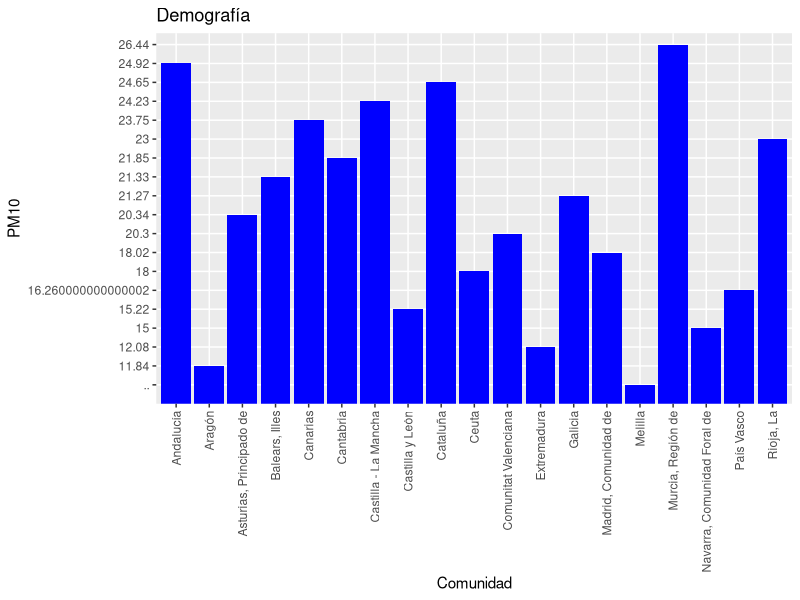
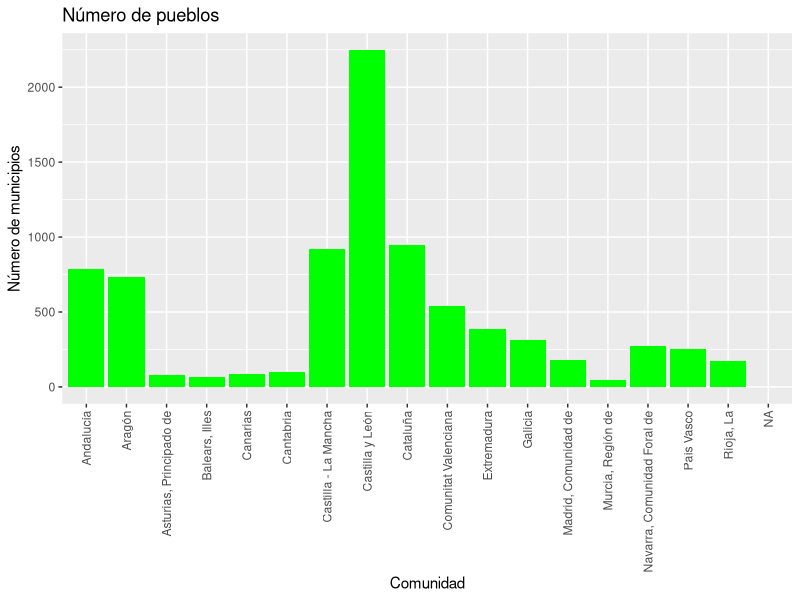
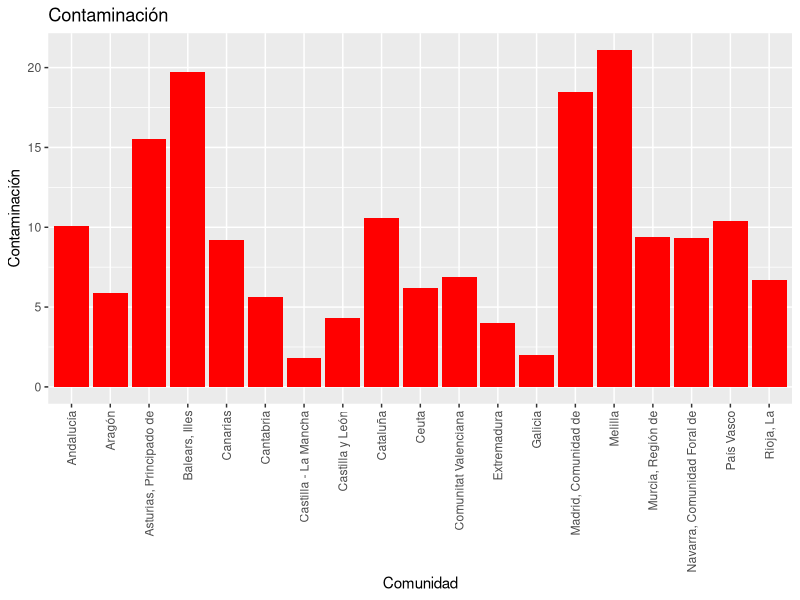
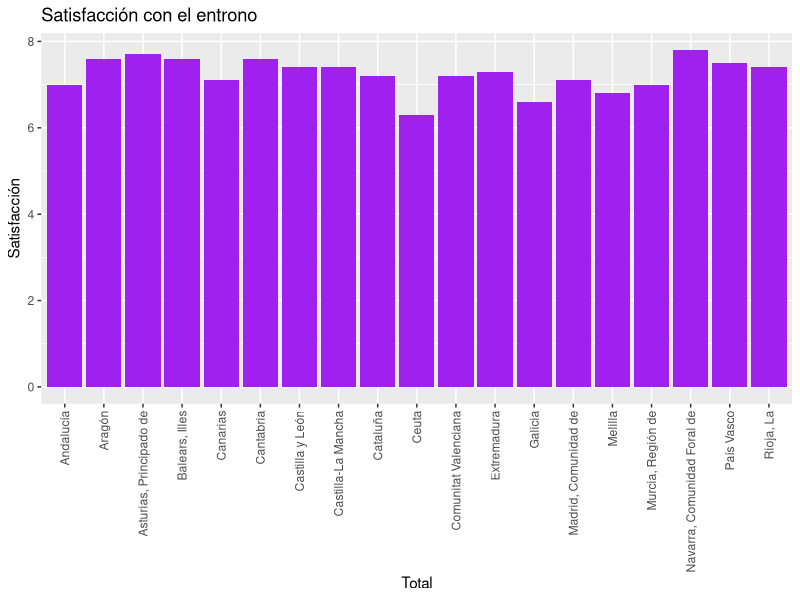
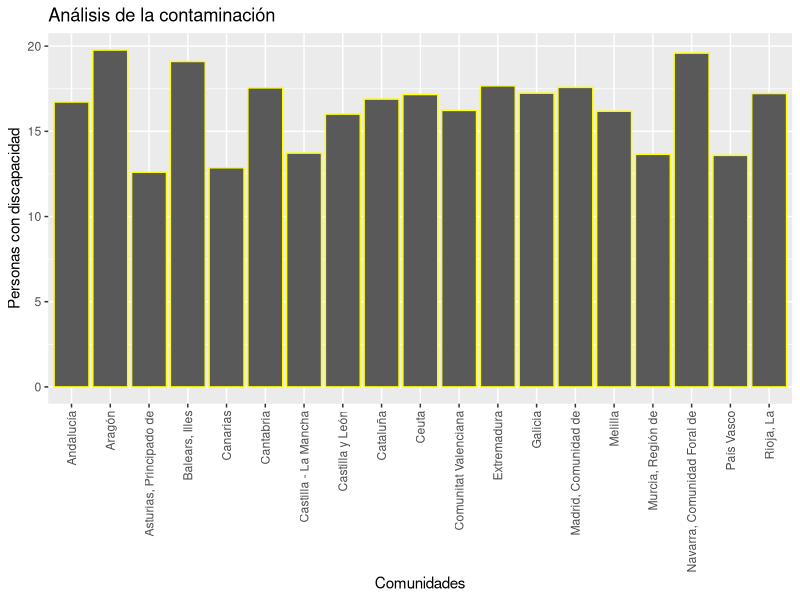
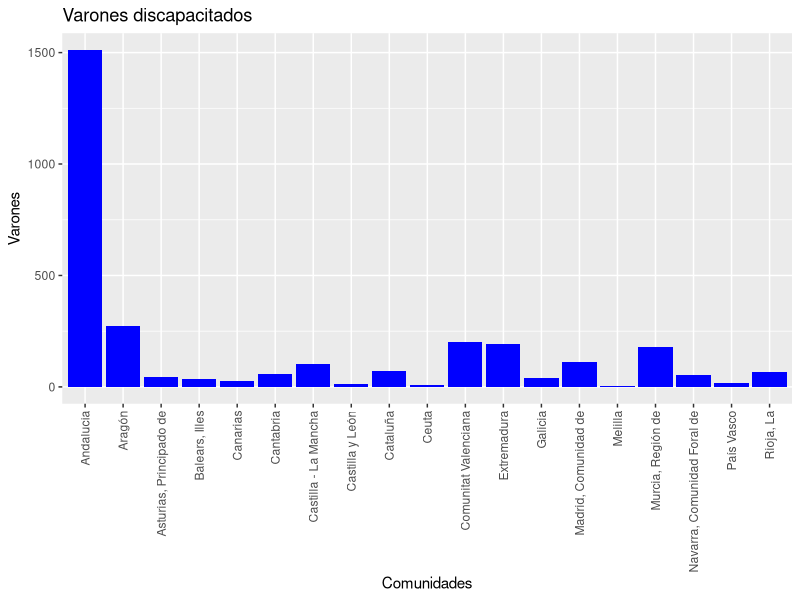
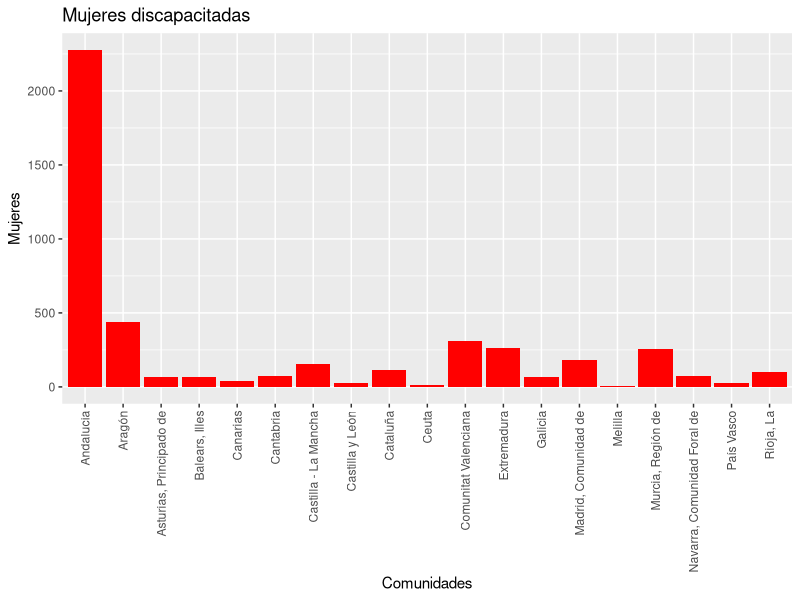
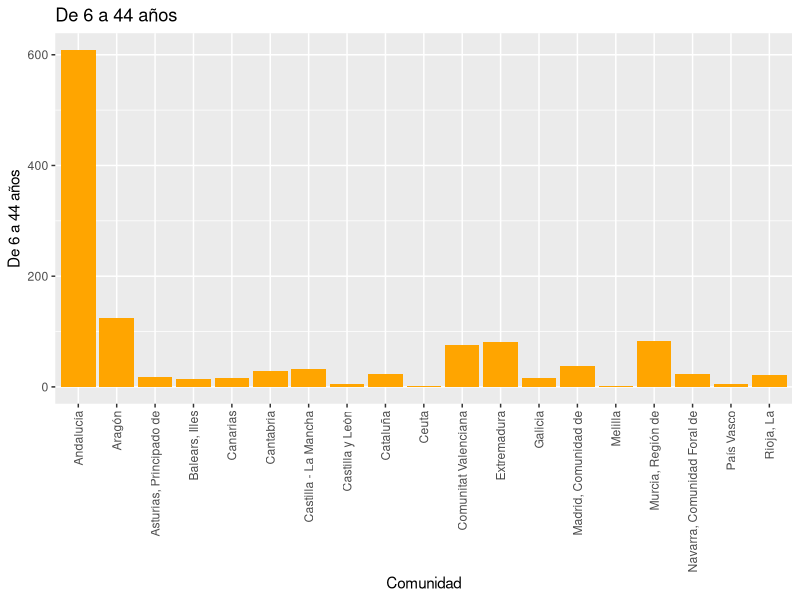

Source code (R) for these figures, in order: (Note: this script raises an error after producing the figures.)
## ---- chunk 1

library(readxl)

Demografia <- read_excel("DATA/Demografia.xlsx")

View(Demografia)

## ---- chunk 2
dim(Demografia)

class(Demografia)

## ---- chunk 3
dim(Demografia)

class(Demografia)
## ---- chunk 4
make.names(Demografia)

Demografia$PM10

is.double(Demografia$PM10)

typeof(Demografia$PM10)

Demografia <- dplyr::rename(.data = Demografia, Comunidad = `Total*`)

Demografia
## ---- chunk 5
as.double(Demografia$PM10)

typeof(as.double(Demografia$PM10))
## ---- chunk 6
mean(as.double(Demografia$PM10), na.rm = TRUE) 
## ---- chunk 7
median(as.double(Demografia$PM10), na.rm = TRUE)

## ---- chunk 8
Demografia$Comunidad[Demografia$PM10 == min(as.double(Demografia$PM10), na.rm = TRUE)]
## ---- chunk 9
Demografia$Comunidad[Demografia$PM10 == max(as.double(Demografia$PM10), na.rm = TRUE)]
## ---- chunk 10
summary(as.double(Demografia$PM10), na.rm = TRUE)
## ---- chunk 11
library(tidyverse)
library(ggplot2)

ggplot(data = Demografia, aes(x = `Comunidad`, y = `PM10`)) +  geom_bar(stat="identity", position="stack", fill="blue", show.legend = TRUE) + ggtitle("Demografía")+ theme(axis.text.x = element_text(angle = 90, vjust = 0.5, hjust=1))
## ---- chunk 12
library(readxl)

Pueblos <- read_excel("DATA/Pueblos.xlsx")

View(Pueblos)

dim(Pueblos)

class(Pueblos)
## ---- chunk 13
Pueblos <- dplyr::rename(.data = Pueblos, Comunidad = `Comunidades Autónomas`)

Pueblos

make.names(Pueblos)

Pueblos[,2]

typeof(Pueblos$`Número de municipios`)

typeof(Pueblos$`Número de municipios`)

summary(as.integer(Pueblos$`Número de municipios`), na.rm = TRUE)

ggplot(data = Pueblos, aes(x = `Comunidad`, y = `Número de municipios`)) +  geom_bar(stat="identity", position="stack", fill="green", show.legend = TRUE) + ggtitle("Número de pueblos")+ theme(axis.text.x = element_text(angle = 90, vjust = 0.5, hjust=1))
## ---- chunk 14
DemPueblos <- full_join(x = Demografia, y = Pueblos, by = c("Comunidad"))

DemPueblos
## ---- chunk 15
library(readxl)

Contaminacion <- read_excel("DATA/Contaminacion.xlsx")

View(Contaminacion)
## ---- chunk 16

dim(Contaminacion)

class(Contaminacion)
## ---- chunk 17

make.names(Contaminacion)

Contaminacion$`Contaminación`

is.double(Contaminacion$`Contaminación`)
## ---- chunk 18
mean(as.double(Contaminacion$`Contaminación`), na.rm = TRUE) 
## ---- chunk 19
median(as.double(Contaminacion$`Contaminación`), na.rm = TRUE)

## ---- chunk 20
Contaminacion$`Comunidad`[Contaminacion$`Contaminación` == min(as.double(Contaminacion$`Contaminación`), na.rm = TRUE)]
## ---- chunk 21
Contaminacion$`Comunidad`[Contaminacion$`Contaminación` == max(as.double(Contaminacion$`Contaminación`), na.rm = TRUE)]
## ---- chunk 22
summary(as.double(Contaminacion$`Contaminación`), na.rm = TRUE)

## ---- chunk 23
Contaminacion$`Contaminación`[Contaminacion$`Comunidad` == "Castilla y León"]

## ---- chunk 24
    Contaminacion$`Contaminación`[Contaminacion$`Comunidad` == "Aragón"]

## ---- chunk 25
    Contaminacion$`Contaminación`[Contaminacion$`Comunidad` == "Murcia, Región de"]

## ---- chunk 26
    Contaminacion$`Contaminación`[Contaminacion$`Comunidad` == "Madrid, Comunidad de"]

## ---- chunk 27
ggplot(data = Contaminacion, aes(x = `Comunidad`, y = `Contaminación`)) +  geom_bar(stat="identity", position="stack", fill="red", show.legend = TRUE) + ggtitle("Contaminación") + theme(axis.text.x = element_text(angle = 90, vjust = 0.5, hjust=1))
## ---- chunk 28
library(readxl)

Satisfacción_con_el_entorno <- read_excel("DATA/Satisfaccion.xlsx")

View(Satisfacción_con_el_entorno)
## ---- chunk 29

dim(Satisfacción_con_el_entorno)

class(Satisfacción_con_el_entorno)
## ---- chunk 30
make.names(Satisfacción_con_el_entorno)

Satisfacción_con_el_entorno$Satisfacción

is.double(Satisfacción_con_el_entorno$Satisfacción)

typeof(Satisfacción_con_el_entorno$Satisfacción)
## ---- chunk 31
mean(as.double(Satisfacción_con_el_entorno$Satisfacción), na.rm = TRUE)

## ---- chunk 32
median(as.double(Satisfacción_con_el_entorno$Satisfacción), na.rm = TRUE) 
## ---- chunk 33
Satisfacción_con_el_entorno$`Total`[Satisfacción_con_el_entorno$Satisfacción == min(as.double(Satisfacción_con_el_entorno$Satisfacción), na.rm = TRUE)]

## ---- chunk 34
Satisfacción_con_el_entorno$`Total`[Satisfacción_con_el_entorno$Satisfacción == max(as.double(Satisfacción_con_el_entorno$Satisfacción), na.rm = TRUE)]

## ---- chunk 35
summary(as.double(Satisfacción_con_el_entorno$Satisfacción), na.rm = TRUE)

## ---- chunk 36
    Satisfacción_con_el_entorno$`Satisfacción`[Satisfacción_con_el_entorno$`Total` == "Castilla y León"]
## ---- chunk 37
    Satisfacción_con_el_entorno$`Satisfacción`[Satisfacción_con_el_entorno$`Total` == "Aragón"]
## ---- chunk 38
    Satisfacción_con_el_entorno$`Satisfacción`[Satisfacción_con_el_entorno$`Total` == "Murcia, Región de"]
## ---- chunk 39
    Satisfacción_con_el_entorno$`Satisfacción`[Satisfacción_con_el_entorno$`Total` == "Madrid, Comunidad de"]
## ---- chunk 40
library(tidyverse)
ggplot(data = Satisfacción_con_el_entorno, aes(x = `Total`, y = `Satisfacción`)) +  geom_bar(stat="identity", position="stack", fill="purple") + ggtitle("Satisfacción con el entrono") + theme(axis.text.x = element_text(angle = 90, vjust = 0.5, hjust=1))
## ---- chunk 41
library(readxl)

Discapacitados <- read_excel("DATA/Proporcion discapacitados.xlsx")

View(Discapacitados)
## ---- chunk 42

dim(Discapacitados)

class(Discapacitados)

## ---- chunk 43

make.names(Discapacitados)

Discapacitados$`Personas con discapacidad`

is.double(Discapacitados$`Personas con discapacidad`)

typeof(Discapacitados$`Personas con discapacidad`)

## ---- chunk 44
mean(Discapacitados$`Personas con discapacidad`, na.rm = TRUE) 

## ---- chunk 45
median(Discapacitados$`Personas con discapacidad`, na.rm = TRUE)

## ---- chunk 46
Discapacitados$`Comunidades`[Discapacitados$`Personas con discapacidad` == min(Discapacitados$`Personas con discapacidad`, na.rm = TRUE)]

## ---- chunk 47
Discapacitados$`Comunidades`[Discapacitados$`Personas con discapacidad` == max(Discapacitados$`Personas con discapacidad`, na.rm = TRUE)]

## ---- chunk 48
summary(Discapacitados$`Personas con discapacidad`, na.rm = TRUE)

## ---- chunk 49
Discapacitados$`Personas con discapacidad`[Discapacitados$`Comunidades`== "Castilla y León"]

## ---- chunk 50
Discapacitados$`Personas con discapacidad`[Discapacitados$`Comunidades`== "Aragón"]

## ---- chunk 51
Discapacitados$`Personas con discapacidad`[Discapacitados$`Comunidades`== "Murcia, Región de"]

## ---- chunk 52
Discapacitados$`Personas con discapacidad`[Discapacitados$`Comunidades`== "Madrid, Comunidad de"]

## ---- chunk 53
library(tidyverse)

ggplot(data = Discapacitados, aes(x = `Comunidades`, y = `Personas con discapacidad`)) +  geom_bar(stat="identity", position="stack", colour="yellow", show.legend = TRUE) + ggtitle("Análisis de la contaminación") + theme(axis.text.x = element_text(angle = 90, vjust = 0.5, hjust=1))
## ---- chunk 54
library(readxl)

DiscSexo <- read_excel("DATA/Discapacidad por sexo.xlsx")

View(DiscSexo)

## ---- chunk 55

dim(DiscSexo)

class(DiscSexo)

## ---- chunk 56

make.names(DiscSexo)

DiscSexo$`Varones`

DiscSexo$`Mujeres`

is.double(DiscSexo$`Varones`)

typeof(DiscSexo$`Varones`)

## ---- chunk 57
mean(DiscSexo$`Varones`, na.rm = TRUE) 

mean(DiscSexo$`Mujeres`, na.rm = TRUE) 

## ---- chunk 58
median(DiscSexo$`Varones`, na.rm = TRUE)

median(DiscSexo$`Mujeres`, na.rm = TRUE)

## ---- chunk 59
DiscSexo$`Comunidades`[DiscSexo$`Varones` == min(DiscSexo$`Varones`, na.rm = TRUE)]

DiscSexo$`Comunidades`[DiscSexo$`Mujeres` == min(DiscSexo$`Mujeres`, na.rm = TRUE)]

## ---- chunk 60
DiscSexo$`Comunidades`[DiscSexo$`Varones` == max(DiscSexo$`Varones`, na.rm = TRUE)]

DiscSexo$`Comunidades`[DiscSexo$`Mujeres` == max(DiscSexo$`Mujeres`, na.rm = TRUE)]

## ---- chunk 61
summary(DiscSexo$`Varones`, na.rm = TRUE)

summary(DiscSexo$`Mujeres`, na.rm = TRUE)

## ---- chunk 62
library(tidyverse)

ggplot(data = DiscSexo, aes(x = `Comunidades`, y = `Varones`)) +  geom_bar(stat="identity", position="stack", fill="blue", show.legend = TRUE) + ggtitle("Varones discapacitados") + theme(axis.text.x = element_text(angle = 90, vjust = 0.5, hjust=1))

ggplot(data = DiscSexo, aes(x = `Comunidades`, y = `Mujeres`)) +  geom_bar(stat="identity", position="stack", fill="red", show.legend = TRUE) + ggtitle("Mujeres discapacitadas") + theme(axis.text.x = element_text(angle = 90, vjust = 0.5, hjust=1))

## ---- chunk 63
library(readxl)

DiscEdad <- read_excel("DATA/Discapacidad por edad.xlsx")

View(DiscEdad)

## ---- chunk 64
dim(DiscEdad)

class(DiscEdad)

## ---- chunk 65
make.names(DiscEdad)

DiscEdad$`De 6 a 44 años`

is.double(DiscEdad$`De 6 a 44 años`)

typeof(DiscEdad$`De 6 a 44 años`)

DiscEdad <- dplyr::rename(.data = DiscEdad, Comunidad =`...1`)

DiscEdad

## ---- chunk 66
summary(DiscEdad, na.rm = TRUE)

## ---- chunk 67
library(tidyverse)

ggplot(data = DiscEdad, aes(x = Comunidad, y = `De 6 a 44 años`)) +  geom_bar(stat="identity", position="stack", fill="orange", show.legend = TRUE) + ggtitle("De 6 a 44 años") + theme(axis.text.x = element_text(angle = 90, vjust = 0.5, hjust=1))

ggplot(data = DiscEdad, aes(x = Comunidad, y = `De 45 a 64 años`)) +  geom_bar(stat="identity", position="stack", fill="blue", show.legend = TRUE) + ggtitle("De 45 a 64 años") + theme(axis.text.x = element_text(angle = 90, vjust = 0.5, hjust=1))

ggplot(data = DiscEdad, aes(x = Comunidad, y = `De 65 a 79 años`)) +  geom_bar(stat="identity", position="stack", fill="yellow", show.legend = TRUE) + ggtitle("De 65 a 79 años") + theme(axis.text.x = element_text(angle = 90, vjust = 0.5, hjust=1))

ggplot(data = DiscEdad, aes(x = Comunidad, y = `De 80 a 84 años`)) +  geom_bar(stat="identity", position="stack", fill="red", show.legend = TRUE) + ggtitle("De 80 a 84 años") + theme(axis.text.x = element_text(angle = 90, vjust = 0.5, hjust=1))

ggplot(data = DiscEdad, aes(x = Comunidad, y = `De 85 a 89 años`)) +  geom_bar(stat="identity", position="stack", fill="pink", show.legend = TRUE) + ggtitle("De 85 a 89 año") + theme(axis.text.x = element_text(angle = 90, vjust = 0.5, hjust=1))

ggplot(data = DiscEdad, aes(x = Comunidad, y = `Más de 90 años`)) +  geom_bar(stat="identity", position="stack", fill="purple", show.legend = TRUE) + ggtitle("Más de 90 años") + theme(axis.text.x = element_text(angle = 90, vjust = 0.5, hjust=1))

## ---- chunk 68
library(readxl)

Discapacidad_y_Autonomia_personal <- read_excel("DATA/Discapacidad y Autonomia personal.xlsx")

View(Discapacidad_y_Autonomia_personal)

## ---- chunk 69
dim(Discapacidad_y_Autonomia_personal)

class(Discapacidad_y_Autonomia_personal)

## ---- chunk 70
make.names(Discapacidad_y_Autonomia_personal)

Discapacidad_y_Autonomia_personal$`Supervivencia a la edad`

is.double(Discapacidad_y_Autonomia_personal$`Supervivencia a la edad`)

typeof(Discapacidad_y_Autonomia_personal$`Supervivencia a la edad`)

## ---- chunk 71
summary(Discapacidad_y_Autonomia_personal, na.rm = TRUE)

## ---- chunk 72
summary(Discapacidad_y_Autonomia_personal$`Supervivencia a la edad`, na.rm = TRUE)

Discapacidad_y_Autonomia_personal$`Comunidad`[Discapacidad_y_Autonomia_personal$`Supervivencia a la edad` == min(Discapacidad_y_Autonomia_personal$`Supervivencia a la edad`, na.rm = TRUE)]

Discapacidad_y_Autonomia_personal$`Comunidad`[Discapacidad_y_Autonomia_personal$`Supervivencia a la edad` == max(Discapacidad_y_Autonomia_personal$`Supervivencia a la edad`, na.rm = TRUE)]

library(tidyverse)
ggplot(data = Discapacidad_y_Autonomia_personal, aes(x = `Comunidad`, y = `Supervivencia a la edad`)) +  geom_bar(stat="identity", position="stack", fill="green") + ggtitle("Esperanza de vida") + theme(axis.text.x = element_text(angle = 90, vjust = 0.5, hjust=1))

## ---- chunk 73
summary(Discapacidad_y_Autonomia_personal$`Tasa de enfermedad crónica`, na.rm = TRUE)

Discapacidad_y_Autonomia_personal$`Comunidad`[Discapacidad_y_Autonomia_personal$`Tasa de enfermedad crónica` == min(Discapacidad_y_Autonomia_personal$`Tasa de enfermedad crónica`, na.rm = TRUE)]

Discapacidad_y_Autonomia_personal$`Comunidad`[Discapacidad_y_Autonomia_personal$`Tasa de enfermedad crónica` == max(Discapacidad_y_Autonomia_personal$`Tasa de enfermedad crónica`, na.rm = TRUE)]

library(tidyverse)
ggplot(data = Discapacidad_y_Autonomia_personal, aes(x = `Comunidad`, y = `Tasa de enfermedad crónica`)) +  geom_bar(stat="identity", position="stack", fill="red") + ggtitle("Tasa de enfermedad crónica") + theme(axis.text.x = element_text(angle = 90, vjust = 0.5, hjust=1))

## ---- chunk 74
summary(Discapacidad_y_Autonomia_personal$`Tasa de mala salud percibida`, na.rm = TRUE)

Discapacidad_y_Autonomia_personal$`Comunidad`[Discapacidad_y_Autonomia_personal$`Tasa de mala salud percibida` == min(Discapacidad_y_Autonomia_personal$`Tasa de mala salud percibida`, na.rm = TRUE)]

Discapacidad_y_Autonomia_personal$`Comunidad`[Discapacidad_y_Autonomia_personal$`Tasa de mala salud percibida` == max(Discapacidad_y_Autonomia_personal$`Tasa de mala salud percibida`, na.rm = TRUE)]

library(tidyverse)
ggplot(data = Discapacidad_y_Autonomia_personal, aes(x = `Comunidad`, y = `Tasa de mala salud percibida`)) +  geom_bar(stat="identity", position="stack", fill="pink") + ggtitle("Tasa de mala salud percibida") + theme(axis.text.x = element_text(angle = 90, vjust = 0.5, hjust=1))

## ---- chunk 75
summary(Discapacidad_y_Autonomia_personal$`Tasa de discapacidad`, na.rm = TRUE)

Discapacidad_y_Autonomia_personal$`Comunidad`[Discapacidad_y_Autonomia_personal$`Tasa de discapacidad` == min(Discapacidad_y_Autonomia_personal$`Tasa de discapacidad`, na.rm = TRUE)]

Discapacidad_y_Autonomia_personal$`Comunidad`[Discapacidad_y_Autonomia_personal$`Tasa de discapacidad` == max(Discapacidad_y_Autonomia_personal$`Tasa de discapacidad`, na.rm = TRUE)]

library(tidyverse)
ggplot(data = Discapacidad_y_Autonomia_personal, aes(x = `Comunidad`, y = `Tasa de discapacidad`)) +  geom_bar(stat="identity", position="stack", fill="orange") + ggtitle("Tasa de discapacidad") + theme(axis.text.x = element_text(angle = 90, vjust = 0.5, hjust=1))

## ---- chunk 76
Discapacitados %>%
  full_join(x = ., y = Discapacidad_y_Autonomia_personal %>%
              select(`Comunidad`, `Tasa de discapacidad`), 
            by = c("Comunidades" = "Comunidad"))
## ---- chunk 77
summary(Discapacidad_y_Autonomia_personal$`Tasa de discapacidad severa`, na.rm = TRUE)

Discapacidad_y_Autonomia_personal$`Comunidad`[Discapacidad_y_Autonomia_personal$`Tasa de discapacidad severa` == min(Discapacidad_y_Autonomia_personal$`Tasa de discapacidad severa`, na.rm = TRUE)]

Discapacidad_y_Autonomia_personal$`Comunidad`[Discapacidad_y_Autonomia_personal$`Tasa de discapacidad severa` == max(Discapacidad_y_Autonomia_personal$`Tasa de discapacidad severa`, na.rm = TRUE)]

library(tidyverse)
ggplot(data = Discapacidad_y_Autonomia_personal, aes(x = `Comunidad`, y = `Tasa de discapacidad severa`)) +  geom_bar(stat="identity", position="stack", fill="grey") + ggtitle("Tasa de discapacidad severa") + theme(axis.text.x = element_text(angle = 90, vjust = 0.5, hjust=1))

## ---- chunk 78
summary(Discapacidad_y_Autonomia_personal$`Tasa de discapacidad de los que necesitan ayudas`, na.rm = TRUE)

Discapacidad_y_Autonomia_personal$`Comunidad`[Discapacidad_y_Autonomia_personal$`Tasa de discapacidad de los que necesitan ayudas` == min(Discapacidad_y_Autonomia_personal$`Tasa de discapacidad de los que necesitan ayudas`, na.rm = TRUE)]

Discapacidad_y_Autonomia_personal$`Comunidad`[Discapacidad_y_Autonomia_personal$`Tasa de discapacidad de los que necesitan ayudas` == max(Discapacidad_y_Autonomia_personal$`Tasa de discapacidad de los que necesitan ayudas`, na.rm = TRUE)]

library(tidyverse)
ggplot(data = Discapacidad_y_Autonomia_personal, aes(x = `Comunidad`, y = `Tasa de discapacidad de los que necesitan ayudas`)) +  geom_bar(stat="identity", position="stack", fill="purple") + ggtitle("Tasa de discapacidad de los que necesitan ayudas") + theme(axis.text.x = element_text(angle = 90, vjust = 0.5, hjust=1))

## ---- chunk 79
Discapacidad_y_Autonomia_personal %>%
  select(`Comunidad`, `Tasa de discapacidad severa`, `Tasa de discapacidad de los que necesitan ayudas`)
## ---- chunk 80
summary(Discapacidad_y_Autonomia_personal$`Tasa de discapacidad para las actividades básicas de la vida diaria`, na.rm = TRUE)

Discapacidad_y_Autonomia_personal$`Comunidad`[Discapacidad_y_Autonomia_personal$`Tasa de discapacidad para las actividades básicas de la vida diaria` == min(Discapacidad_y_Autonomia_personal$`Tasa de discapacidad para las actividades básicas de la vida diaria`, na.rm = TRUE)]

Discapacidad_y_Autonomia_personal$`Comunidad`[Discapacidad_y_Autonomia_personal$`Tasa de discapacidad para las actividades básicas de la vida diaria` == max(Discapacidad_y_Autonomia_personal$`Tasa de discapacidad para las actividades básicas de la vida diaria`, na.rm = TRUE)]

library(tidyverse)
ggplot(data = Discapacidad_y_Autonomia_personal, aes(x = `Comunidad`, y = `Tasa de discapacidad para las actividades básicas de la vida diaria`)) +  geom_bar(stat="identity", position="stack", fill="white") + ggtitle("Tasa de discapacidad para las actividades básicas de la vida diaria") + theme(axis.text.x = element_text(angle = 90, vjust = 0.5, hjust=1))

## ---- chunk 81
summary(Discapacidad_y_Autonomia_personal$`Tasa de discapacidad de movilidad`, na.rm = TRUE)

Discapacidad_y_Autonomia_personal$`Comunidad`[Discapacidad_y_Autonomia_personal$`Tasa de discapacidad de movilidad` == min(Discapacidad_y_Autonomia_personal$`Tasa de discapacidad de movilidad`, na.rm = TRUE)]

Discapacidad_y_Autonomia_personal$`Comunidad`[Discapacidad_y_Autonomia_personal$`Tasa de discapacidad de movilidad` == max(Discapacidad_y_Autonomia_personal$`Tasa de discapacidad de movilidad`, na.rm = TRUE)]

library(tidyverse)
ggplot(data = Discapacidad_y_Autonomia_personal, aes(x = `Comunidad`, y = `Tasa de discapacidad de movilidad`)) +  geom_bar(stat="identity", position="stack", fill="black") + ggtitle("Tasa de discapacidad de movilidad") + theme(axis.text.x = element_text(angle = 90, vjust = 0.5, hjust=1))

## ---- chunk 82
summary(Discapacidad_y_Autonomia_personal$`Tasa de discapacidad de autocuidado`, na.rm = TRUE)

Discapacidad_y_Autonomia_personal$`Comunidad`[Discapacidad_y_Autonomia_personal$`Tasa de discapacidad de autocuidado` == min(Discapacidad_y_Autonomia_personal$`Tasa de discapacidad de autocuidado`, na.rm = TRUE)]

Discapacidad_y_Autonomia_personal$`Comunidad`[Discapacidad_y_Autonomia_personal$`Tasa de discapacidad de autocuidado` == max(Discapacidad_y_Autonomia_personal$`Tasa de discapacidad de autocuidado`, na.rm = TRUE)]

library(tidyverse)
ggplot(data = Discapacidad_y_Autonomia_personal, aes(x = `Comunidad`, y = `Tasa de discapacidad de autocuidado`)) +  geom_bar(stat="identity", position="stack", fill="yellow") + ggtitle("Tasa de discapacidad de autocuidado") + theme(axis.text.x = element_text(angle = 90, vjust = 0.5, hjust=1))

## ---- chunk 83
summary(Discapacidad_y_Autonomia_personal$`Tasa de discapacidad para realizar las tareas del hogar`, na.rm = TRUE)

Discapacidad_y_Autonomia_personal$`Comunidad`[Discapacidad_y_Autonomia_personal$`Tasa de discapacidad para realizar las tareas del hogar` == min(Discapacidad_y_Autonomia_personal$`Tasa de discapacidad para realizar las tareas del hogar`, na.rm = TRUE)]

Discapacidad_y_Autonomia_personal$`Comunidad`[Discapacidad_y_Autonomia_personal$`Tasa de discapacidad para realizar las tareas del hogar` == max(Discapacidad_y_Autonomia_personal$`Tasa de discapacidad para realizar las tareas del hogar`, na.rm = TRUE)]

library(tidyverse)
ggplot(data = Discapacidad_y_Autonomia_personal, aes(x = `Comunidad`, y = `Tasa de discapacidad para realizar las tareas del hogar`)) +  geom_bar(stat="identity", position="stack", fill="green") + ggtitle("Tasa de discapacidad para realizar tareas del hogar") + theme(axis.text.x = element_text(angle = 90, vjust = 0.5, hjust=1))

## ---- chunk 84
summary(Discapacidad_y_Autonomia_personal$`Tasa de discapacidad de visión`, na.rm = TRUE)

Discapacidad_y_Autonomia_personal$`Comunidad`[Discapacidad_y_Autonomia_personal$`Tasa de discapacidad de visión` == min(Discapacidad_y_Autonomia_personal$`Tasa de discapacidad de visión`, na.rm = TRUE)]

Discapacidad_y_Autonomia_personal$`Comunidad`[Discapacidad_y_Autonomia_personal$`Tasa de discapacidad de visión` == max(Discapacidad_y_Autonomia_personal$`Tasa de discapacidad de visión`, na.rm = TRUE)]

library(tidyverse)
ggplot(data = Discapacidad_y_Autonomia_personal, aes(x = `Comunidad`, y = `Tasa de discapacidad de visión`)) +  geom_bar(stat="identity", position="stack", fill="brown") + ggtitle("Tasa de discapacidad de visión") + theme(axis.text.x = element_text(angle = 90, vjust = 0.5, hjust=1))

## ---- chunk 85
summary(Discapacidad_y_Autonomia_personal$`Tasa de discapacidad de audición`, na.rm = TRUE)

Discapacidad_y_Autonomia_personal$`Comunidad`[Discapacidad_y_Autonomia_personal$`Tasa de discapacidad de audición` == min(Discapacidad_y_Autonomia_personal$`Tasa de discapacidad de audición`, na.rm = TRUE)]

Discapacidad_y_Autonomia_personal$`Comunidad`[Discapacidad_y_Autonomia_personal$`Tasa de discapacidad de audición` == max(Discapacidad_y_Autonomia_personal$`Tasa de discapacidad de audición`, na.rm = TRUE)]

library(tidyverse)
ggplot(data = Discapacidad_y_Autonomia_personal, aes(x = `Comunidad`, y = `Tasa de discapacidad de audición`)) +  geom_bar(stat="identity", position="stack", fill="red") + ggtitle("Tasa de discapacidad de audición") + theme(axis.text.x = element_text(angle = 90, vjust = 0.5, hjust=1))

## ---- chunk 86
summary(Discapacidad_y_Autonomia_personal$`Tasa de discapacidad de deficiencias osteoarticulares`, na.rm = TRUE)

Discapacidad_y_Autonomia_personal$`Comunidad`[Discapacidad_y_Autonomia_personal$`Tasa de discapacidad de deficiencias osteoarticulares` == min(Discapacidad_y_Autonomia_personal$`Tasa de discapacidad de deficiencias osteoarticulares`, na.rm = TRUE)]

Discapacidad_y_Autonomia_personal$`Comunidad`[Discapacidad_y_Autonomia_personal$`Tasa de discapacidad de deficiencias osteoarticulares` == max(Discapacidad_y_Autonomia_personal$`Tasa de discapacidad de deficiencias osteoarticulares`, na.rm = TRUE)]

library(tidyverse)
ggplot(data = Discapacidad_y_Autonomia_personal, aes(x = `Comunidad`, y = `Tasa de discapacidad de deficiencias osteoarticulares`)) +  geom_bar(stat="identity", position="stack", fill="blue") + ggtitle("Tasa de discapacidad de deficiencias osteoarticulares") + theme(axis.text.x = element_text(angle = 90, vjust = 0.5, hjust=1))

## ---- chunk 87
library(readxl)

Economia_discapacitados <- read_excel("DATA/Economia discapacitados.xlsx")

View(Economia_discapacitados)

## ---- chunk 88
dim(Economia_discapacitados)

class(Economia_discapacitados)

## ---- chunk 89
summary(Economia_discapacitados, na.rm = TRUE)

## ---- chunk 90
summary(Economia_discapacitados$`Con dificultades para pagar las cosas esenciales`, na.rm = TRUE)

Economia_discapacitados$`Comunidad`[Economia_discapacitados$`Con dificultades para pagar las cosas esenciales` == min(Economia_discapacitados$`Con dificultades para pagar las cosas esenciales`, na.rm = TRUE)]

Economia_discapacitados$`Comunidad`[Economia_discapacitados$`Con dificultades para pagar las cosas esenciales` == max(Economia_discapacitados$`Con dificultades para pagar las cosas esenciales`, na.rm = TRUE)]

library(tidyverse)
ggplot(data = Economia_discapacitados, aes(x = `Comunidad`, y = `Con dificultades para pagar las cosas esenciales`)) +  geom_bar(stat="identity", position="stack", fill="green") + ggtitle("Dificultades de asumir gastos esenciales") + theme(axis.text.x = element_text(angle = 90, vjust = 0.5, hjust=1))

## ---- chunk 91
summary(Economia_discapacitados$`Ingresos limitados`, na.rm = TRUE)

Economia_discapacitados$`Comunidad`[Economia_discapacitados$`Ingresos limitados` == min(Economia_discapacitados$`Ingresos limitados`, na.rm = TRUE)]

Economia_discapacitados$`Comunidad`[Economia_discapacitados$`Ingresos limitados` == max(Economia_discapacitados$`Ingresos limitados`, na.rm = TRUE)]

library(tidyverse)
ggplot(data = Economia_discapacitados, aes(x = `Comunidad`, y = `Ingresos limitados`)) +  geom_bar(stat="identity", position="stack", fill="red") + ggtitle("Ingresos limitados") + theme(axis.text.x = element_text(angle = 90, vjust = 0.5, hjust=1))

## ---- chunk 92
summary(Economia_discapacitados$`Dificultades para gestionar el dinero`, na.rm = TRUE)

Economia_discapacitados$`Comunidad`[Economia_discapacitados$`Dificultades para gestionar el dinero` == min(Economia_discapacitados$`Dificultades para gestionar el dinero`, na.rm = TRUE)]

Economia_discapacitados$`Comunidad`[Economia_discapacitados$`Dificultades para gestionar el dinero` == max(Economia_discapacitados$`Dificultades para gestionar el dinero`, na.rm = TRUE)]

library(tidyverse)
ggplot(data = Economia_discapacitados, aes(x = `Comunidad`, y = `Dificultades para gestionar el dinero`)) +  geom_bar(stat="identity", position="stack", fill="pink")+ ggtitle("Dificultades para gestionar el dinero") + theme(axis.text.x = element_text(angle = 90, vjust = 0.5, hjust=1))


## ---- chunk 93
summary(Economia_discapacitados$`Costes derivados de enfermedad o problema de salud crónico`, na.rm = TRUE)

Economia_discapacitados$`Comunidad`[Economia_discapacitados$`Costes derivados de enfermedad o problema de salud crónico` == min(Economia_discapacitados$`Costes derivados de enfermedad o problema de salud crónico`, na.rm = TRUE)]

Economia_discapacitados$`Comunidad`[Economia_discapacitados$`Costes derivados de enfermedad o problema de salud crónico` == max(Economia_discapacitados$`Costes derivados de enfermedad o problema de salud crónico`, na.rm = TRUE)]

library(tidyverse)
ggplot(data = Economia_discapacitados, aes(x = `Comunidad`, y = `Costes derivados de enfermedad o problema de salud crónico`)) +  geom_bar(stat="identity", position="stack", fill="grey")+ ggtitle("Costes de la enfermedad") + theme(axis.text.x = element_text(angle = 90, vjust = 0.5, hjust=1))

## ---- chunk 94
library(readxl)
Centros_de_salud <- read_excel("DATA/Centros_de_salud.xlsx")
View(Centros_de_salud)
## ---- chunk 95
dim(Centros_de_salud)
## ---- chunk 96
class(Centros_de_salud)
## ---- chunk 97
make.names(Centros_de_salud)

Centros_de_salud$Total_de_centros

is.double(Centros_de_salud$Total_de_centros)

typeof(Centros_de_salud$Total_de_centros)
## ---- chunk 98
make.names(Centros_de_salud)

Centros_de_salud$Centros_de_salud_por_comunidad

is.double(Centros_de_salud$Centros_de_salud_por_comunidad)

typeof(Centros_de_salud$Centros_de_salud_por_comunidad)
## ---- chunk 99
make.names(Centros_de_salud)

Centros_de_salud$Consultorios_locales

is.double(Centros_de_salud$Consultorios_locales)

typeof(Centros_de_salud$Consultorios_locales)
## ---- chunk 100
make.names(Centros_de_salud)

Centros_de_salud$Tasa_por_100.000_habitantes

is.double(Centros_de_salud$Tasa_por_100.000_habitantes)

typeof(Centros_de_salud$Tasa_por_100.000_habitantes)
## ---- chunk 101
mean(as.double(Centros_de_salud$Total_de_centros), na.rm = TRUE) 
## ---- chunk 102
median(as.double(Centros_de_salud$Total_de_centros), na.rm = TRUE)
## ---- chunk 103
summary(as.double(Centros_de_salud$Total_de_centros), na.rm = TRUE)
## ---- chunk 104
mean(as.double(Centros_de_salud$Centros_de_salud_por_comunidad), na.rm = TRUE) 
## ---- chunk 105
median(as.double(Centros_de_salud$Centros_de_salud_por_comunidad), na.rm = TRUE)
## ---- chunk 106
summary(as.double(Centros_de_salud$Centros_de_salud_por_comunidad), na.rm = TRUE)
## ---- chunk 107
mean(as.double(Centros_de_salud$Consultorios_locales), na.rm = TRUE) 
## ---- chunk 108
median(as.double(Centros_de_salud$Consultorios_locales), na.rm = TRUE)
## ---- chunk 109
summary(as.double(Centros_de_salud$Consultorios_locales), na.rm = TRUE)
## ---- chunk 110
mean(as.double(Centros_de_salud$Tasa_por_100.000_habitantes), na.rm = TRUE) 
## ---- chunk 111
median(as.double(Centros_de_salud$Tasa_por_100.000_habitantes), na.rm = TRUE)
## ---- chunk 112
summary(as.double(Centros_de_salud$Tasa_por_100.000_habitantes), na.rm = TRUE)
## ---- chunk 113
library(readxl)

Limitaciones_vida_cotidiana <- read_excel("DATA/Limitaciones vida cotidiana.xlsx")

View(Limitaciones_vida_cotidiana)

## ---- chunk 114
dim(Limitaciones_vida_cotidiana)

class(Limitaciones_vida_cotidiana)

## ---- chunk 115
make.names(Limitaciones_vida_cotidiana)

Limitaciones_vida_cotidiana$`Para cocinar`

is.double(Limitaciones_vida_cotidiana$`Para cocinar`)

typeof(Limitaciones_vida_cotidiana$`Para cocinar`)

## ---- chunk 116
summary(Limitaciones_vida_cotidiana, na.rm = TRUE)

Media_cocinar <- mean(Limitaciones_vida_cotidiana$`Para cocinar`, na.rm=TRUE)

Media_cocinar

Media_tfno <- mean(Limitaciones_vida_cotidiana$`Para usar el teléfono`, na.rm=TRUE)

Media_tfno

Media_compras <- mean(Limitaciones_vida_cotidiana$`Para realizar compras`, na.rm=TRUE)

Media_compras

Media_medicamentos <- mean(Limitaciones_vida_cotidiana$`Para administrar los medicamentos`, na.rm=TRUE)

Media_medicamentos 

Media_tareas <- mean(Limitaciones_vida_cotidiana$`Para realizar tareas domésticas`, na.rm=TRUE)

Media_tareas

Media_tramites <- mean(Limitaciones_vida_cotidiana$`Para ocuparse de los trámites administrativos diarios`, na.rm=TRUE)

Media_tramites

Medias <- c(Media_cocinar, Media_tfno, Media_compras, Media_medicamentos, Media_tareas, Media_tramites)

max(Medias, na.rm=TRUE)

Medias[max(Medias, na.rm=TRUE)]

## ---- chunk 117
summary(Limitaciones_vida_cotidiana$`Para cocinar`, na.rm = TRUE)

Limitaciones_vida_cotidiana$`Comunidad`[Limitaciones_vida_cotidiana$`Para cocinar`== min(Limitaciones_vida_cotidiana$`Para cocinar`, na.rm = TRUE)]

Limitaciones_vida_cotidiana$`Comunidad`[Limitaciones_vida_cotidiana$`Para cocinar` == max(Limitaciones_vida_cotidiana$`Para cocinar`, na.rm = TRUE)]

library(tidyverse)
ggplot(data = Limitaciones_vida_cotidiana, aes(x = `Comunidad`, y = `Para cocinar`)) +  geom_bar(stat="identity", position="stack", fill="pink") + ggtitle("Para cocinar") + theme(axis.text.x = element_text(angle = 90, vjust = 0.5, hjust=1))

## ---- chunk 118
summary(Limitaciones_vida_cotidiana$`Para realizar compras`, na.rm = TRUE)

Limitaciones_vida_cotidiana$`Comunidad`[Limitaciones_vida_cotidiana$`Para realizar compras`== min(Limitaciones_vida_cotidiana$`Para realizar compras`, na.rm = TRUE)]

Limitaciones_vida_cotidiana$`Comunidad`[Limitaciones_vida_cotidiana$`Para realizar compras` == max(Limitaciones_vida_cotidiana$`Para realizar compras`, na.rm = TRUE)]

library(tidyverse)
ggplot(data = Limitaciones_vida_cotidiana, aes(x = `Comunidad`, y = `Para realizar compras`)) +  geom_bar(stat="identity", position="stack", fill="green") + ggtitle("Para realizar compras") + theme(axis.text.x = element_text(angle = 90, vjust = 0.5, hjust=1))

## ---- chunk 119
summary(Limitaciones_vida_cotidiana$`Para usar el teléfono`, na.rm = TRUE)

Limitaciones_vida_cotidiana$`Comunidad`[Limitaciones_vida_cotidiana$`Para usar el teléfono`== min(Limitaciones_vida_cotidiana$`Para usar el teléfono`, na.rm = TRUE)]

Limitaciones_vida_cotidiana$`Comunidad`[Limitaciones_vida_cotidiana$`Para usar el teléfono` == max(Limitaciones_vida_cotidiana$`Para usar el teléfono`, na.rm = TRUE)]

library(tidyverse)
ggplot(data = Limitaciones_vida_cotidiana, aes(x = `Comunidad`, y = `Para usar el teléfono`)) +  geom_bar(stat="identity", position="stack", fill="red") + ggtitle("Para usar el teléfono") + theme(axis.text.x = element_text(angle = 90, vjust = 0.5, hjust=1))

## ---- chunk 120
summary(Limitaciones_vida_cotidiana$`Para administrar los medicamentos`, na.rm = TRUE)

Limitaciones_vida_cotidiana$`Comunidad`[Limitaciones_vida_cotidiana$`Para administrar los medicamentos`== min(Limitaciones_vida_cotidiana$`Para administrar los medicamentos`, na.rm = TRUE)]

Limitaciones_vida_cotidiana$`Comunidad`[Limitaciones_vida_cotidiana$`Para administrar los medicamentos` == max(Limitaciones_vida_cotidiana$`Para administrar los medicamentos`, na.rm = TRUE)]

library(tidyverse)
ggplot(data = Limitaciones_vida_cotidiana, aes(x = `Comunidad`, y = `Para administrar los medicamentos`)) +  geom_bar(stat="identity", position="stack", fill="blue") + ggtitle("Para administrar los medicamentos") + theme(axis.text.x = element_text(angle = 90, vjust = 0.5, hjust=1))

## ---- chunk 121
summary(Limitaciones_vida_cotidiana$`Para realizar tareas domésticas`, na.rm = TRUE)

Limitaciones_vida_cotidiana$`Comunidad`[Limitaciones_vida_cotidiana$`Para realizar tareas domésticas`== min(Limitaciones_vida_cotidiana$`Para realizar tareas domésticas`, na.rm = TRUE)]

Limitaciones_vida_cotidiana$`Comunidad`[Limitaciones_vida_cotidiana$`Para realizar tareas domésticas` == max(Limitaciones_vida_cotidiana$`Para realizar tareas domésticas`, na.rm = TRUE)]

library(tidyverse)
ggplot(data = Limitaciones_vida_cotidiana, aes(x = `Comunidad`, y = `Para realizar tareas domésticas`)) +  geom_bar(stat="identity", position="stack", fill="orange") + ggtitle("Para realizar tareas domésticas") + theme(axis.text.x = element_text(angle = 90, vjust = 0.5, hjust=1))

## ---- chunk 122
summary(Limitaciones_vida_cotidiana$`Para ocuparse de los trámites administrativos diarios`, na.rm = TRUE)

Limitaciones_vida_cotidiana$`Comunidad`[Limitaciones_vida_cotidiana$`Para ocuparse de los trámites administrativos diarios`== min(Limitaciones_vida_cotidiana$`Para ocuparse de los trámites administrativos diarios`, na.rm = TRUE)]

Limitaciones_vida_cotidiana$`Comunidad`[Limitaciones_vida_cotidiana$`Para ocuparse de los trámites administrativos diarios` == max(Limitaciones_vida_cotidiana$`Para ocuparse de los trámites administrativos diarios`, na.rm = TRUE)]

library(tidyverse)
ggplot(data = Limitaciones_vida_cotidiana, aes(x = `Comunidad`, y = `Para ocuparse de los trámites administrativos diarios`)) +  geom_bar(stat="identity", position="stack", fill="red") + ggtitle("Para ocuparse de los trámites administrativos diarios") + theme(axis.text.x = element_text(angle = 90, vjust = 0.5, hjust=1))

## ---- chunk 123
library(readxl)

Cuidadores <- read_excel("DATA/Cuidadores.xlsx")

View(Cuidadores)
## ---- chunk 124
dim(Cuidadores)

class(Cuidadores)

## ---- chunk 125
summary(Cuidadores, na.rm = TRUE)

## ---- chunk 126
summary(Cuidadores$`En el hogar de la persona que cuida`, na.rm = TRUE)

Cuidadores$`Comunidad`[Cuidadores$`En el hogar de la persona que cuida` == min(Cuidadores$`En el hogar de la persona que cuida`, na.rm = TRUE)]

Cuidadores$`Comunidad`[Cuidadores$`En el hogar de la persona que cuida` == max(Cuidadores$`En el hogar de la persona que cuida`, na.rm = TRUE)]

library(tidyverse)
ggplot(data = Cuidadores, aes(x = `Comunidad`, y = `En el hogar de la persona que cuida`)) +  geom_bar(stat="identity", position="stack", fill="green") + ggtitle("En el hogar de la persona que cuida") + theme(axis.text.x = element_text(angle = 90, vjust = 0.5, hjust=1))

## ---- chunk 127
summary(Cuidadores$`En otro hogar`, na.rm = TRUE)

Cuidadores$`Comunidad`[Cuidadores$`En otro hogar` == min(Cuidadores$`En otro hogar`, na.rm = TRUE)]

Cuidadores$`Comunidad`[Cuidadores$`En otro hogar` == max(Cuidadores$`En otro hogar`, na.rm = TRUE)]

library(tidyverse)
ggplot(data = Cuidadores, aes(x = `Comunidad`, y = `En otro hogar`)) +  geom_bar(stat="identity", position="stack", fill="red") + ggtitle("En otro hogar") + theme(axis.text.x = element_text(angle = 90, vjust = 0.5, hjust=1))

## ---- chunk 128
summary(Cuidadores$`No consta`, na.rm = TRUE)

Cuidadores$`Comunidad`[Cuidadores$`No consta` == min(Cuidadores$`No consta`, na.rm = TRUE)]

Cuidadores$`Comunidad`[Cuidadores$`No consta` == max(Cuidadores$`No consta`, na.rm = TRUE)]

library(tidyverse)
ggplot(data = Cuidadores, aes(x = `Comunidad`, y = `No consta`)) +  geom_bar(stat="identity", position="stack", fill="blue")+ ggtitle("No consta") + theme(axis.text.x = element_text(angle = 90, vjust = 0.5, hjust=1))

## ---- chunk 129
library(readxl)
Necesidades_no_satisfechas <- read_excel("DATA/Necesidades_no _satisfechas.xlsx")
View(Necesidades_no_satisfechas)

## ---- chunk 130
dim(Necesidades_no_satisfechas)

class(Necesidades_no_satisfechas)

## ---- chunk 131
make.names(Necesidades_no_satisfechas)

Necesidades_no_satisfechas$Necesidades

is.double(Necesidades_no_satisfechas$Necesidades)

typeof(Necesidades_no_satisfechas$Necesidades)

## ---- chunk 132
mean(as.double(Necesidades_no_satisfechas$Necesidades), na.rm = TRUE) 

## ---- chunk 133
Necesidades_no_satisfechas$`Comunidades`[Necesidades_no_satisfechas$Necesidades == min(as.double(Necesidades_no_satisfechas$Necesidades), na.rm = TRUE)]

## ---- chunk 134
Necesidades_no_satisfechas$`Comunidades`[Necesidades_no_satisfechas$Necesidades == max(as.double(Necesidades_no_satisfechas$Necesidades), na.rm = TRUE)]

## ---- chunk 135
summary(as.double(Necesidades_no_satisfechas$Necesidades), na.rm = TRUE)

## ---- chunk 136
 Necesidades_no_satisfechas$`Necesidades`[Necesidades_no_satisfechas$`Comunidades` == "Castilla y León"]

## ---- chunk 137
Necesidades_no_satisfechas$`Necesidades`[Necesidades_no_satisfechas$`Comunidades` == "Aragón"]

## ---- chunk 138
Necesidades_no_satisfechas$`Necesidades`[Necesidades_no_satisfechas$`Comunidades` == "Murcia, Región de"]

## ---- chunk 139
Necesidades_no_satisfechas$`Necesidades`[Necesidades_no_satisfechas$`Comunidades` == "Madrid, Comunidad de"]

## ---- chunk 140
library(tidyverse)

ggplot(data = Necesidades_no_satisfechas, aes(x = `Comunidades`, y = `Necesidades`)) +  geom_bar(stat="identity", position="stack", fill="purple") + ggtitle("Necesidades no satisfechas") + ggtitle("Necesidades no satisfechas de los discapacitados") + theme(axis.text.x = element_text(angle = 90, vjust = 0.5, hjust=1))
